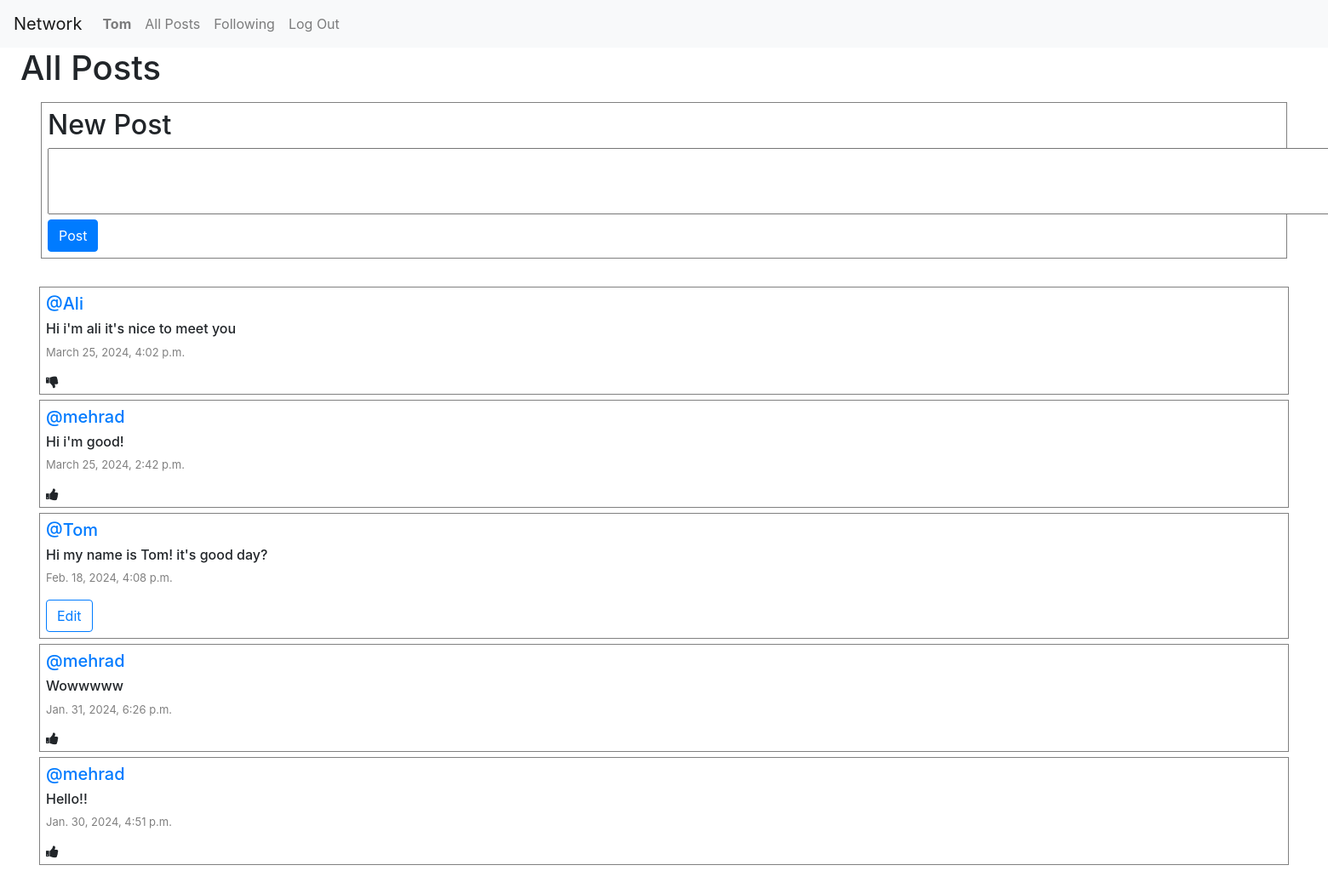
Screenshot of / (signed in) with the database file from the repository.
### network/models.py (models this page shows, shortened)
class User(AbstractUser):
    pass

class Post(models.Model):
    content =models.CharField(max_length=150)
    user = models.ForeignKey(User, on_delete=models.CASCADE , related_name="author")
    date = models.DateTimeField(auto_now_add=True)
    liked = models.ManyToManyField('User', default=None, blank=True, related_name='post_likes')

### network/views.py (the view)
# urls.py: path("", views.index, name="index"),
def index(request):
    allPosts = Post.objects.all().order_by("id").reverse()
    paginator = Paginator(allPosts, 10)
    pageNumber = request.GET.get('page')
    posts_inside_the_page = paginator.get_page(pageNumber)
    allLikes = Like.objects.all()
    liked_people = []
    try:
      for like in allLikes:
        if like.user.id == request.user.id:
            liked_people.append(like.post.id)
    except:
      liked_people = []
    return render(request, "network/index.html",{
        "allPosts": allPosts,
        "posts_inside_the_page": posts_inside_the_page,
        "liked_people": liked_people
        })

### network/templates/network/index.html (shortened to what this page needs)
{% extends "network/layout.html" %}
{% block body %}
    <h1 class="mx-4">All Posts</h1>
    {% if user.is_authenticated %}
        <div class="my-3 mx-5 postInput">
        <h2>New Post</h2>
        <form action="{% url 'newPost' %}" method="post">
            <textarea name="content" cols="150" rows="3"></textarea>
            <br>
            <input type="submit" value="Post" class="btn btn-primary">
        </form>
        </div>
    {% endif %}
    <div class="allPosts">
        {% for post in posts_inside_the_page %}
            <div class="row post mx-3">
                <h5 class="username"><a href="{% url 'profile' user_id=post.user.id %}">@{{ post.user }}</a></h5>
                <h6 class="content" id="content_{{ post.id }}">{{ post.content }}</h6>
                <p class="date">{{ post.date }}</p>
                {% if user.is_authenticated %}
                    {% if user == post.user %}
                        <div class="d-flex justify-content-aroun">
                            <button class="btn btn-outline-primary" data-toggle="modal" data-target="#modal_edit_post_{{ post.id }}">Edit</button>
                        </div>
                    {% else %}
                        {% if post.id not in liked_people %}
                            <i onclick="likeHandler({{ post.id }})" class="fa fa-thumbs-up like-icon" id="{{ post.id }}"></i>
                        {% else %}
                            <i onclick="likeHandler({{ post.id }})" class="fa fa-thumbs-down like-icon" id="{{ post.id }}"></i>
                        {% endif %}
                    {% endif %}
                {% endif %}
            </div>
        {% endfor %}
    </div>
{% endblock %}

### network/templates/network/layout.html (shortened to what this page needs)
{% load static %}
<!DOCTYPE html>
<html lang="en">
    <head>
        <link rel="stylesheet" href="https://stackpath.bootstrapcdn.com/bootstrap/4.4.1/css/bootstrap.min.css">
        <link href="{% static 'network/styles.css' %}" rel="stylesheet">
        <link rel="stylesheet" href="https://cdnjs.cloudflare.com/ajax/libs/font-awesome/4.7.0/css/font-awesome.min.css">
    </head>
    <body>
        <nav class="navbar navbar-expand-lg navbar-light bg-light">
            <a class="navbar-brand" href="{% url 'index' %}">Network</a>
            <div>
              <ul class="navbar-nav mr-auto">
                {% if user.is_authenticated %}
                    <li class="nav-item">
                        <a class="nav-link" href="{% url 'profile' user_id=user.id %}"><strong>{{ user.username }}</strong></a>
                    </li>
                {% endif %}
                <li class="nav-item">
                  <a class="nav-link" href="{% url 'index' %}">All Posts</a>
                </li>
                {% if user.is_authenticated %}
                    <li class="nav-item">
                        <a class="nav-link" href="{% url 'following' %}">Following</a>
                    </li>
                    <li class="nav-item">
                        <a class="nav-link" href="{% url 'logout' %}">Log Out</a>
                    </li>
                {% endif %}
              </ul>
            </div>
          </nav>
        <div class="body">
            {% block body %}
            {% endblock %}
        </div>
    </body>
</html>

### network/static/network/styles.css (style rules this page uses)
.allPosts { display: flex; flex-direction: column; justify-content: flex-start; margin: 30px; }
.postInput { border: 1px solid gray; padding: 7px; }
.post { display: flex; flex-direction: column; justify-content: center; border: 1px solid gray; margin: 3px; padding: 7px; }
.date { font-size:small; color: gray; }
.fa { cursor: pointer; user-select: none; }

### rows the page displays
User: username "Tom"
Post: user "Ali", content "Hi i'm ali it's nice to meet you", date "March 25, 2024, 4:02 p.m."
Post: user "mehrad", content "Hi i'm good!", date "March 25, 2024, 2:42 p.m."
Post: user "Tom", content "Hi my name is Tom! it's good day?", date "Feb. 18, 2024, 4:08 p.m."
Post: user "mehrad", content "Wowwwww", date "Jan. 31, 2024, 6:26 p.m."
Post: user "mehrad", content "Hello!!", date "Jan. 30, 2024, 4:51 p.m."
